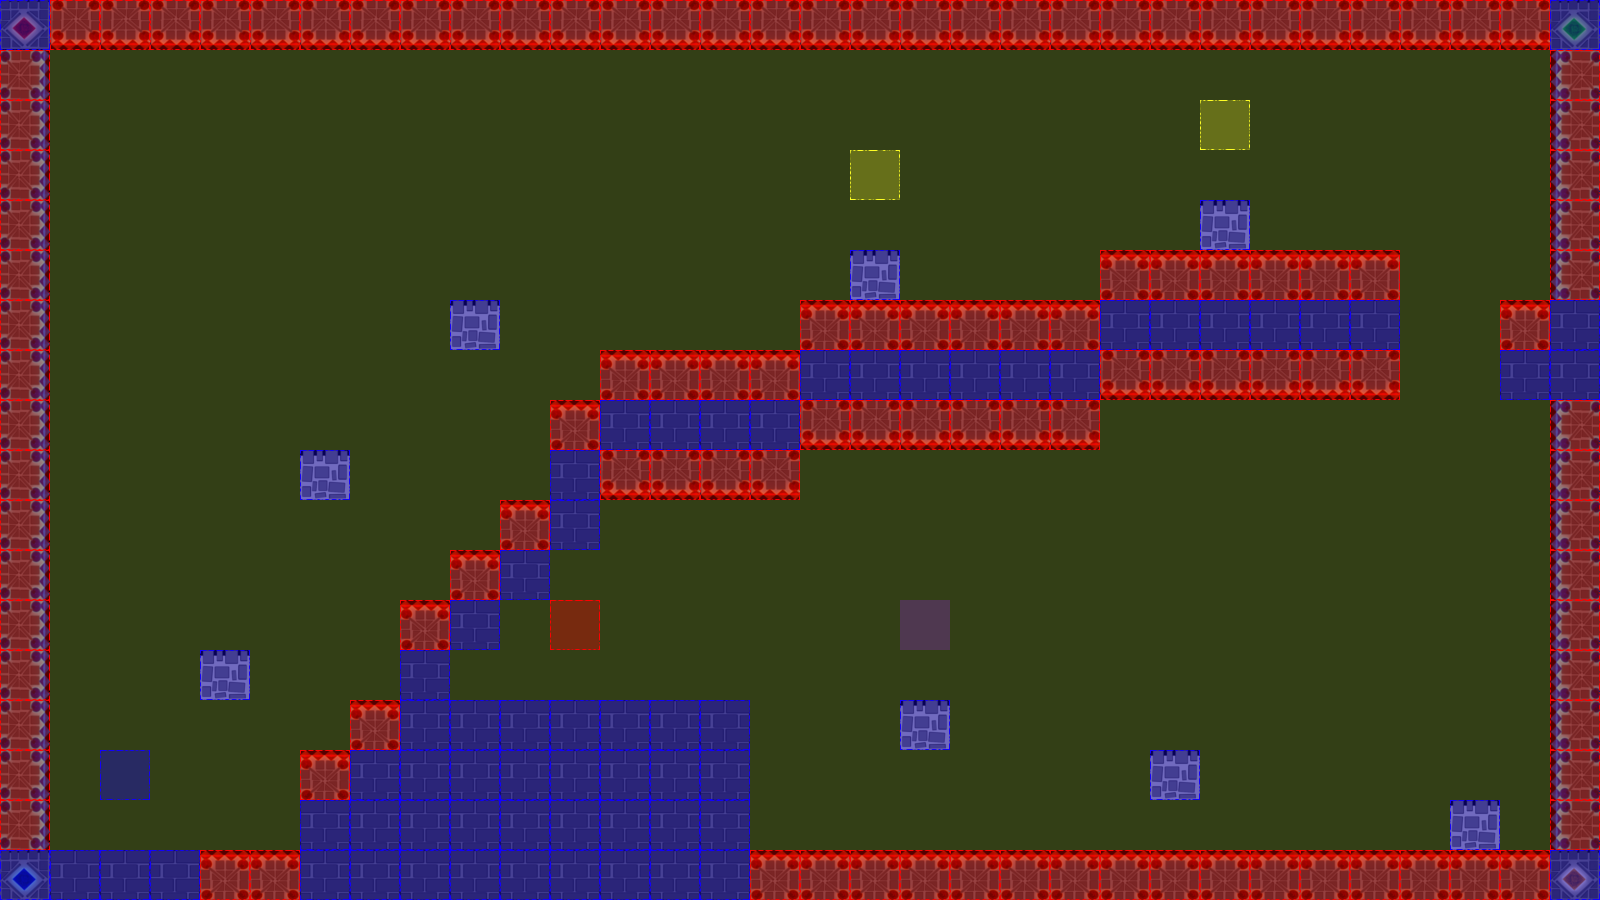

A level layout from a 2D game, rendered from its tile map. Below: a short description, then the map file with tile-grid data replaced by summaries:
An orthogonal 32x18 tile map with 50x50 px tiles, 3 tile layers (terrain, collision, event), 2 tilesets.

<map version="1.0" orientation="orthogonal" renderorder="left-up" width="32" height="18" tilewidth="50" tileheight="50" nextobjectid="3">
 <tileset firstgid="1" name="castleTile" tilewidth="50" tileheight="50" tilecount="36" columns="6">
  <image source="tiles/castleTile.png" width="300" height="300" />
 </tileset>
 <tileset firstgid="37" name="collisionTile" tilewidth="50" tileheight="50" tilecount="12" columns="3">
  <image source="tiles/collisionTile.png" width="150" height="200" />
 </tileset>
 <layer name="terrain" width="32" height="18" opacity="0.9">
  <data>[576 cells, 189 non-empty, 10 distinct tile ids]</data>
 </layer>
 <layer name="collision" width="32" height="18">
  <data>[576 cells, 576 non-empty, 3 distinct tile ids]</data>
 </layer>
 <layer name="event" width="32" height="18">
  <data>[576 cells, 5 non-empty, 4 distinct tile ids]</data>
 </layer>
</map>
